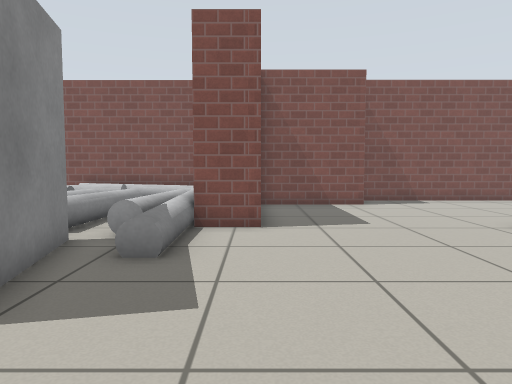
[1] (above)

22 first-person views from a walk through a world built for the Gazebo simulator. The camera is 0.72 m above the floor, tilts 4° down and sees 70° across. The floor is counted in squares, 0.5 m on a side. Each view is taken from the middle of a square. On the plan, view 1 faces up. The plan holds only what a view shows up to about 16 squares ahead; the rest is blank. Simple patterns stand in for the simulator's built-in surfaces.

[2]
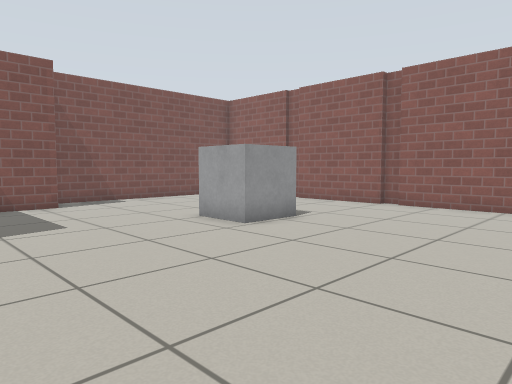

[3]
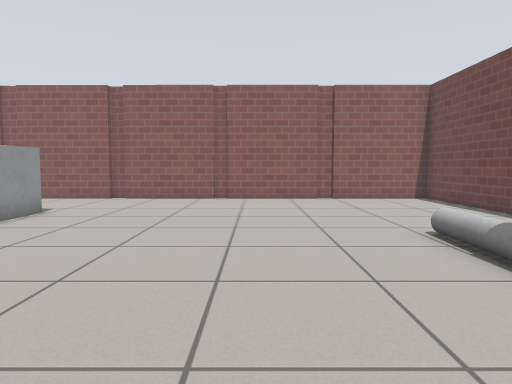

[4]
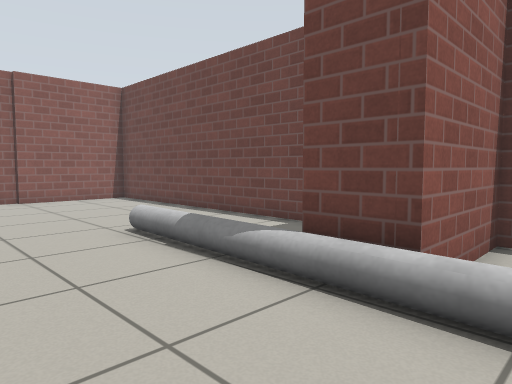

[5]
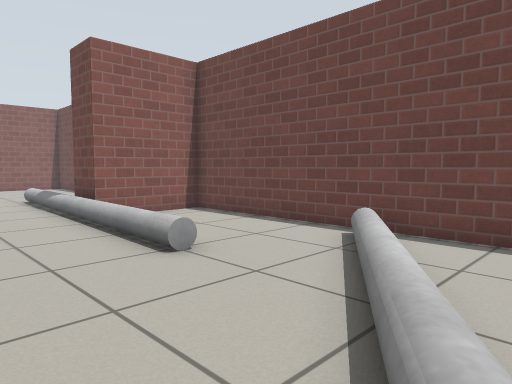

[6]
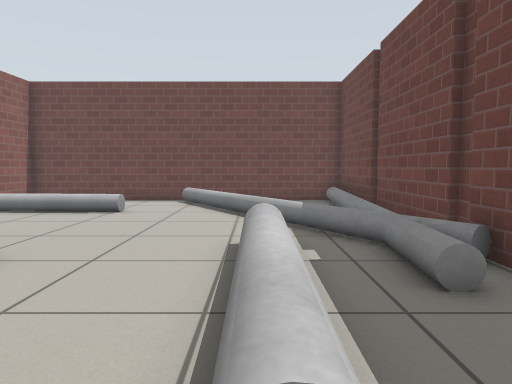

[7]
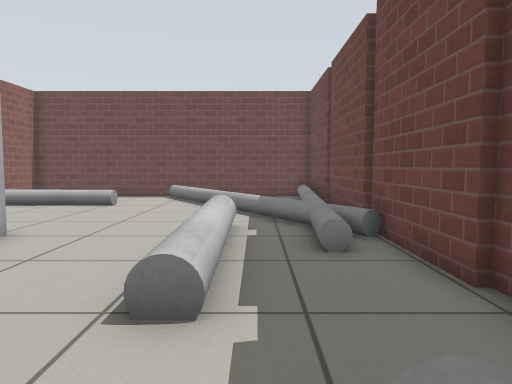

[8]
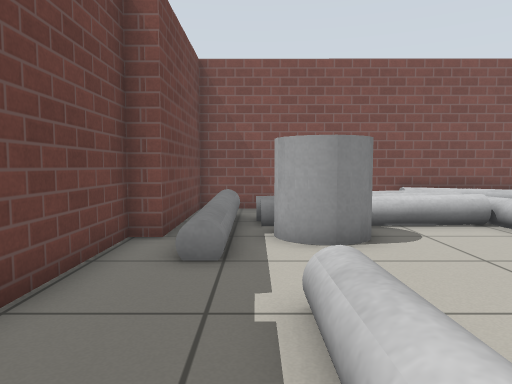

[9]
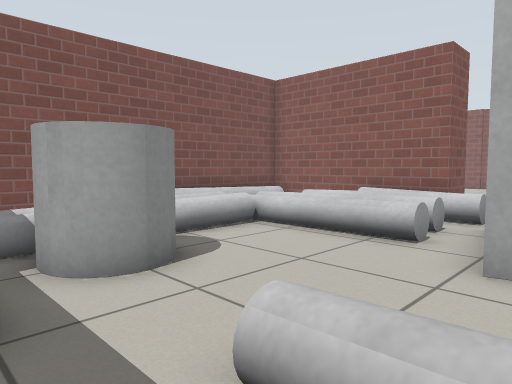

[10]
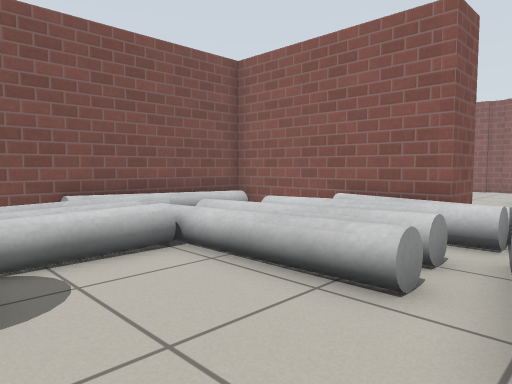

[11]
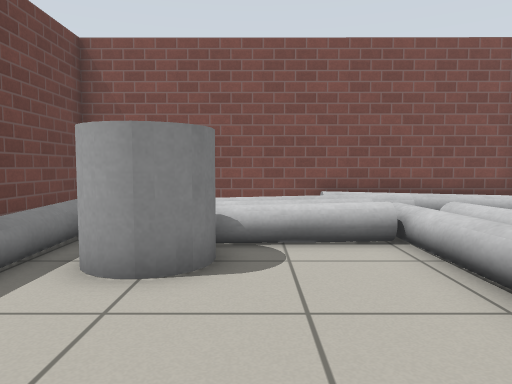

[12]
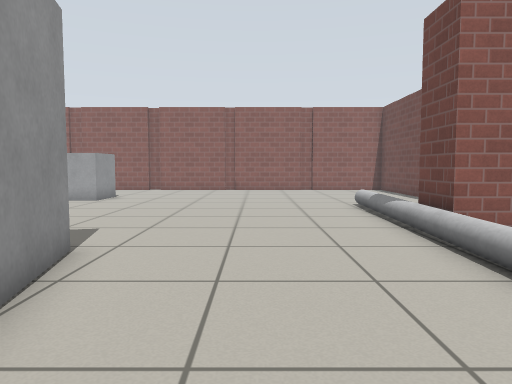

[13]
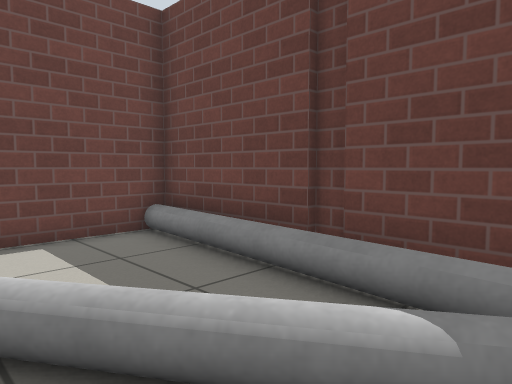

[14]
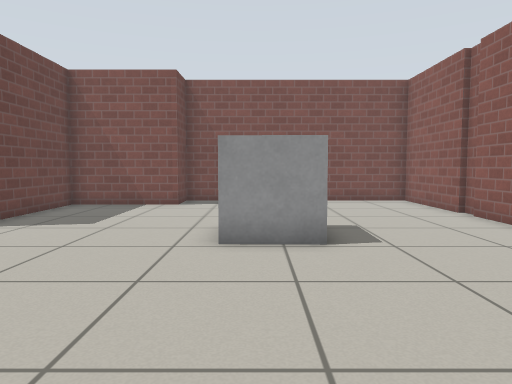

[15]
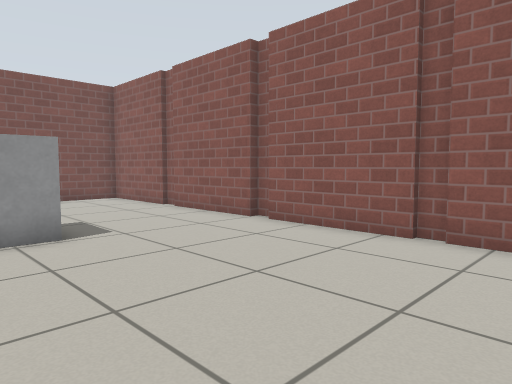

[16]
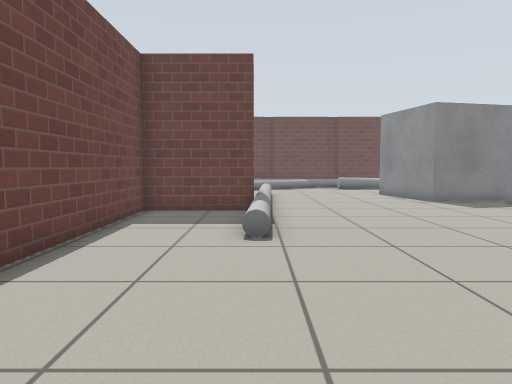

[17]
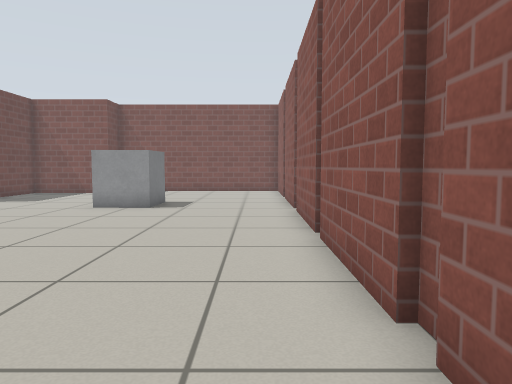

[18]
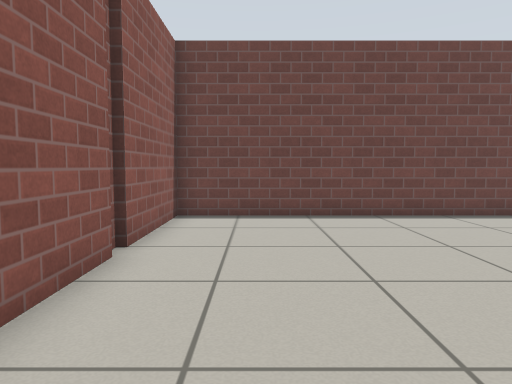

[19]
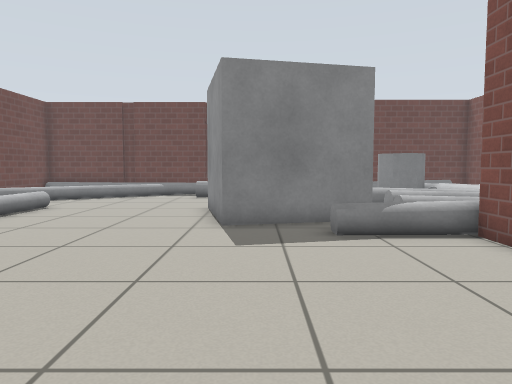

[20]
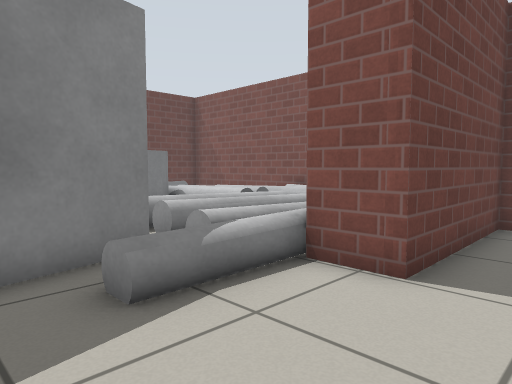

[21]
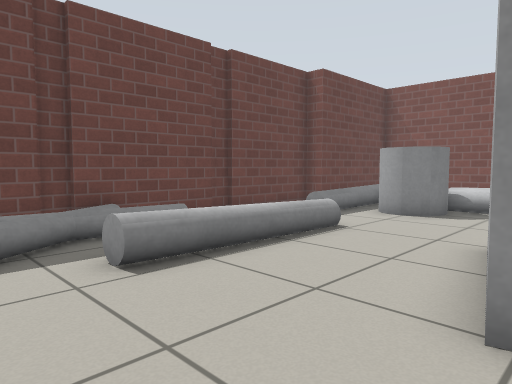

[22]
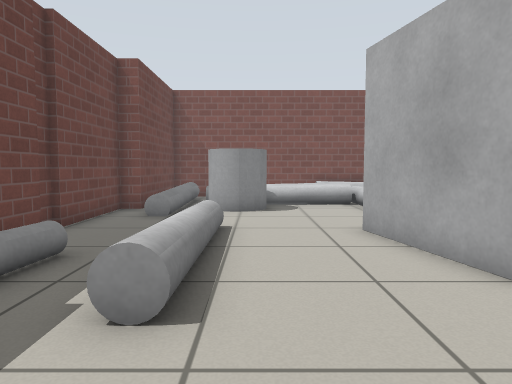

### Floor plan
Ten units are one square. View 1 is at (0, 0); x grows to the right and y downward. Boxes are objects, and circles mark ways between rooms. Rooms are numbered by the first view taken in them; rooms with no view inside come last. Other rooms are left out.
<svg viewBox="-153 -160 294 241">
<path fill="none" stroke="#000" d="M2 45 3 76 133 76 133 34M133 -18 133 -59M134 -13 134 -19M136 -59 136 -66 133 -66 133 -106M133 27 133 -14M133 -108 133 -114M133 -113 133 -153 41 -154 41 -137 1 -137 1 -86 -15 -86 -15 -154 -139 -154 -139 -104 -146 -104 -146 -65M135 35 135 27M-89 76 -15 76 -15 44M-146 -59 -146 -17M-148 -66 -148 -58M-133 -14 -80 70M-142 -28 -137 -20M-146 -12 -146 76 -89 76M-148 -20 -148 -11"/>
<rect x="-135" y="-145" width="20" height="60" fill="#bbb"><title>grey cylinder</title></rect>
<rect x="-125" y="-125" width="10" height="10" fill="#bbb"><title>grey cylinder</title></rect>
<rect x="-115" y="-65" width="10" height="60" fill="#bbb"><title>grey cylinder</title></rect>
<rect x="-115" y="-115" width="20" height="20" fill="#bbb"><title>grey cylinder</title></rect>
<rect x="-115" y="-135" width="50" height="10" fill="#bbb"><title>grey cylinder</title></rect>
<rect x="-105" y="-125" width="50" height="10" fill="#bbb"><title>grey cylinder</title></rect>
<rect x="-105" y="-145" width="60" height="10" fill="#bbb"><title>grey cylinder</title></rect>
<rect x="-75" y="25" width="120" height="20" fill="#bbb"><title>grey cylinder</title></rect>
<rect x="-75" y="-65" width="10" height="30" fill="#bbb"><title>other object</title></rect>
<rect x="-75" y="-155" width="60" height="10" fill="#bbb"><title>grey cylinder</title></rect>
<rect x="-65" y="-115" width="20" height="40" fill="#bbb"><title>grey cylinder</title></rect>
<rect x="-65" y="-135" width="10" height="10" fill="#bbb"><title>grey cylinder</title></rect>
<rect x="-55" y="-65" width="30" height="40" fill="#bbb"><title>other object</title></rect>
<rect x="-55" y="-135" width="20" height="60" fill="#bbb"><title>grey cylinder</title></rect>
<rect x="-35" y="-135" width="20" height="70" fill="#bbb"><title>grey cylinder</title></rect>
<rect x="-25" y="-115" width="10" height="60" fill="#bbb"><title>grey cylinder</title></rect>
<rect x="65" y="-85" width="20" height="20" fill="#bbb"><title>grey box</title></rect>
<rect x="-145" y="-45" width="20" height="120" fill="#bbb"><title>grey cylinder</title></rect>
<text x="10" y="-40">1</text>
<text x="-130" y="40">2</text>
</svg>

Where each view was taken, in squares from view 1:
view 1: 0 up, 0 right, facing up
view 2: 0 up, 0 right, facing up-right
view 3: 0 up, 3 left, facing right
view 4: 0 up, 3 left, facing down-right
view 5: 0 up, 12 left, facing down-right
view 6: 8 up, 11 left, facing down
view 7: 10 up, 12 left, facing down
view 8: 3 up, 12 left, facing up
view 9: 5 up, 13 left, facing up-right
view 10: 6 up, 10 left, facing up-right
view 11: 5 up, 9 left, facing up
view 12: 0 up, 9 left, facing right
view 13: 0 up, 10 left, facing down-left
view 14: 0 up, 7 right, facing up
view 15: 1 down, 6 right, facing up-right
view 16: 4 down, 12 right, facing left
view 17: 6 down, 12 right, facing up
view 18: 3 up, 11 right, facing down
view 19: 4 up, 6 right, facing left
view 20: 4 up, 2 right, facing up-left
view 21: 1 down, 6 left, facing up-left
view 22: 2 down, 10 left, facing up
